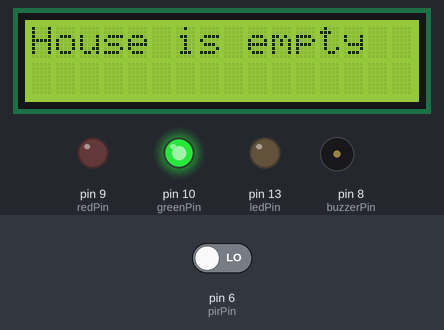
Simulated run of this sketch. Board: Arduino Uno, built with avr-gcc and run on an emulated ATmega328P. Shown: 16×2 character LCD, output pins drawn as LEDs (lit = HIGH), buzzer (waves = sounding, pin HIGH). The test bench sets the inputs (shaded band); at power-on: pin 6 (pirPin) LOW. What the sketch prints to the serial monitor is not drawn.

Above: at 3.2 s.
3.3 s: pin 6 (pirPin) driven HIGH
At 4.7 s:
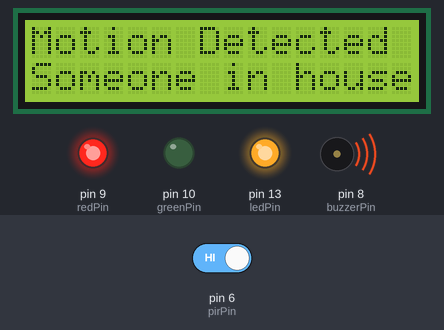
5.0 s: pin 6 (pirPin) driven LOW
At 6.5 s:
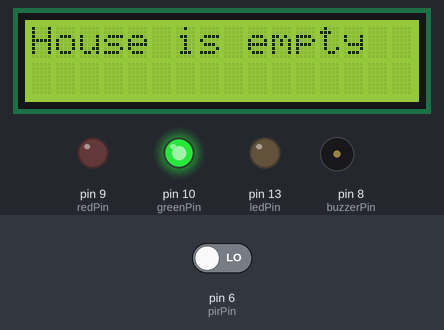
Timing chart, 0 to 8.0 s (numbered marks = the images above; inputs shaded):
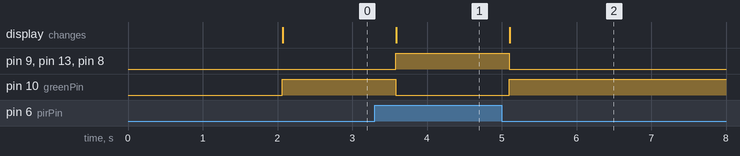

The sketch:

lab_02_motion_activated_sensor1.ino
```cpp
#include <LiquidCrystal.h>

// LCD pin mapping: RS, E, D4, D5, D6, D7
LiquidCrystal lcd(12, 11, 5, 4, 3, 2);

// PIR moved to pin 6 (to free up pin 2 for LCD D7)
const int pirPin = 6;
const int ledPin = 13;
const int buzzerPin = 8;

// RGB LED pins
const int redPin = 9;
const int greenPin = 10;
const int bluePin = 11;

void setup() {
  pinMode(pirPin, INPUT);
  pinMode(ledPin, OUTPUT);
  pinMode(buzzerPin, OUTPUT);
  pinMode(redPin, OUTPUT);
  pinMode(greenPin, OUTPUT);
  pinMode(bluePin, OUTPUT);

  lcd.begin(16, 2);
  lcd.print("System Ready");

  Serial.begin(9600);
  delay(2000);
  lcd.clear();
}

void loop() {
  int motion = digitalRead(pirPin);

  if (motion == HIGH) {
    Serial.println("Motion Detected!");
    digitalWrite(ledPin, HIGH);
    digitalWrite(buzzerPin, HIGH);
    setRGBColor(255, 0, 0);  // RED

    lcd.clear();
    lcd.setCursor(0, 0);
    lcd.print("Motion Detected");
    lcd.setCursor(0, 1);
    lcd.print("Someone in house");
  } else {
    Serial.println("No motion.");
    digitalWrite(ledPin, LOW);
    digitalWrite(buzzerPin, LOW);
    setRGBColor(0, 255, 0);  // GREEN

    lcd.clear();
    lcd.setCursor(0, 0);
    lcd.print("House is empty");
  }

  delay(500);
}

void setRGBColor(int red, int green, int blue) {
  analogWrite(redPin, red);
  analogWrite(greenPin, green);
  analogWrite(bluePin, blue);
}
```

Measured:
- after the input at 3.3 s, pin 9 (redPin), pin 13 (ledPin), pin 8 (buzzerPin): LOW → HIGH after 0.28 s; pin 10 (greenPin): HIGH → LOW after 0.28 s; the display: changes after 0.29 s (image 1)
- after the input at 5.0 s, pin 9 (redPin), pin 13 (ledPin), pin 8 (buzzerPin): HIGH → LOW after 0.10 s; pin 10 (greenPin): LOW → HIGH after 0.10 s; the display: changes after 0.10 s (image 2)
